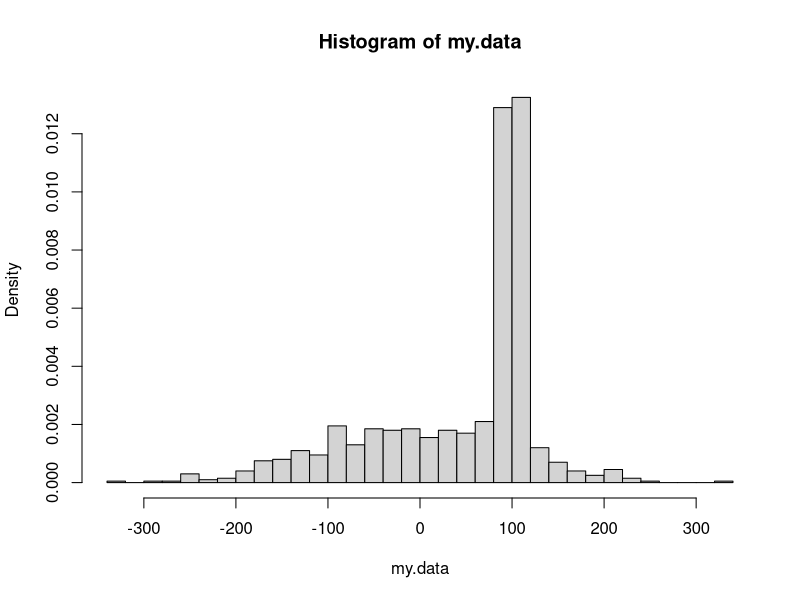
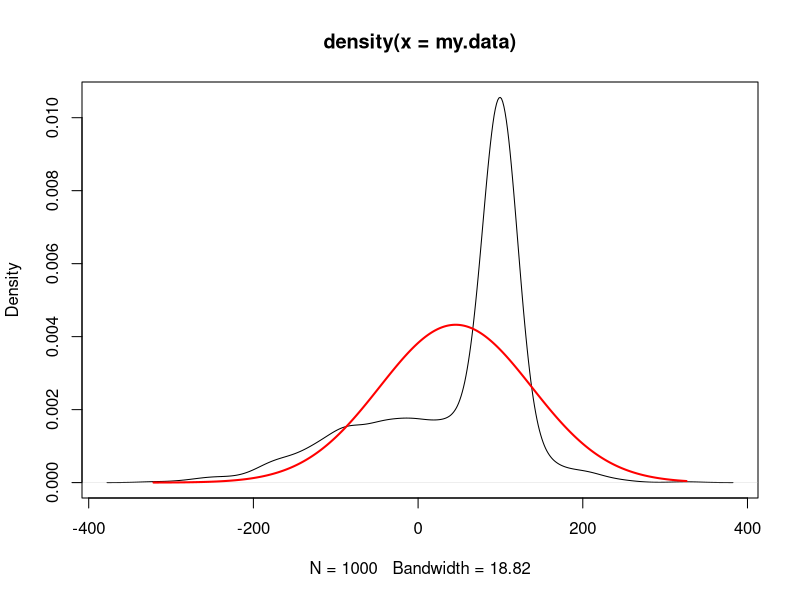
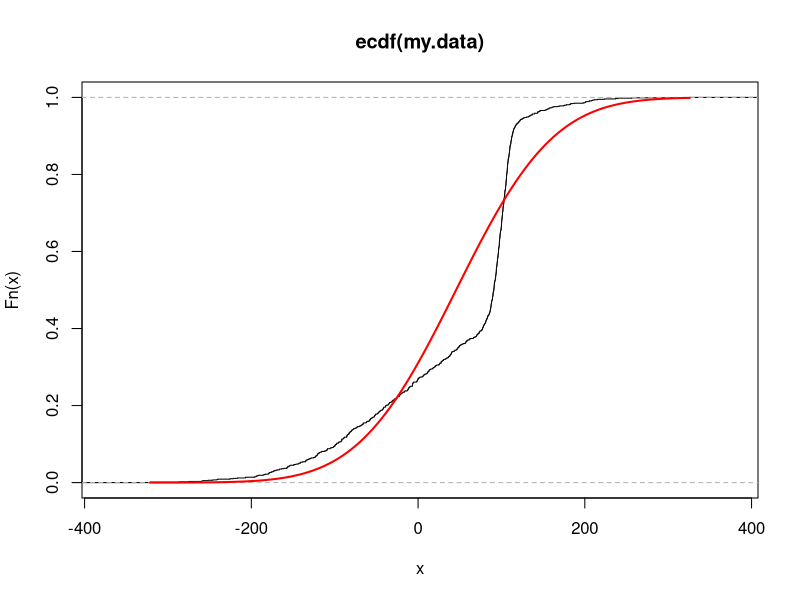

Here is the R script that generated these plots, in order:
## ---- chunk 1
# your code here
n <- 1000
sigma_1 = 3
sigma_2 = 10
mu_1 = 100
mu_2 = -2
mean = c(mu_1, mu_2)
sd = c(sigma_1, sigma_2)
my.data <- rnorm(n, mean, sd^2)
summary(my.data)
## ---- chunk 2
# draw histogram
hist(my.data, breaks=30,probability = T)
# superimpose empirical density
plot(density(my.data))
# superimpose normal density
x <- seq(min(my.data),max(my.data), by = .01)
lines(x, dnorm(x, mean = mean(my.data), sd = sd(my.data)), col ="red", lwd = 2)
#plot(ecdf(my.data))
#lines(my.data, pnorm(my.data, mean = mean(my.data), sd = sd(my.data)), col ="red", lwd = 2)

## ---- chunk 3
# plot ecdf
plot(ecdf(my.data))
# superimpose cdf for standard normal
x <- seq(min(my.data),max(my.data),by=.01)
lines(x, pnorm(x, mean = mean(my.data), sd = sd(my.data)), col ="red", lwd = 2)

# calculate maximal difference 
max(abs(ecdf(my.data)(x)-pnorm(x, mean = mean(my.data), sd = sd(my.data))))

## ---- chunk 4
# your code here
# skewness

# kurtosis

## ---- chunk 5
# your code here
# skewness

# kurtosis

## ---- chunk 6
# your code here
# theoretical expected value and variance
dtm <- replicate(1000, mean(rnorm(n, mean, sd^2)))
theorexp <- sum(mean/2); 
theorexp; 
theorvar = sum(sd^2)
theorvar
# sample mean and sample variance
mean(dtm)
var(dtm)

## ---- chunk 7
# your code here
